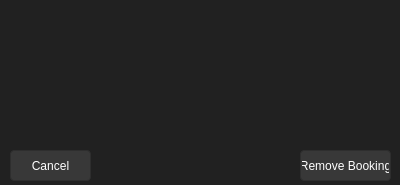
<?xml version="1.0" encoding="UTF-8"?>
<ui version="4.0">
 <class>RemoveBooking</class>
 <widget class="QDialog" name="RemoveBooking">
  <property name="geometry">
   <rect>
    <x>0</x>
    <y>0</y>
    <width>400</width>
    <height>185</height>
   </rect>
  </property>
  <property name="minimumSize">
   <size>
    <width>400</width>
    <height>185</height>
   </size>
  </property>
  <property name="maximumSize">
   <size>
    <width>400</width>
    <height>185</height>
   </size>
  </property>
  <property name="windowTitle">
   <string>Dialog</string>
  </property>
  <property name="styleSheet">
   <string notr="true">QWidget{
        background: #212121;
        color: white;
        font-family: 'Roboto Medium';
    }
    QLabel{
        background-color: transparent;
    }

    QLineEdit{
        padding: 1px;
        background: #2E2E2E;
        border: 1px solid #2E2E2E;
        border-radius: 4px;
    }
    QPushButton{
            padding: 1px;
            background-color: #383838;
            border: 1px solid #2E2E2E solid;
            border-radius: 4px;
            transition-duration: 2000ms;
    }</string>
  </property>
  <widget class="QPushButton" name="pbRemove">
   <property name="geometry">
    <rect>
     <x>300</x>
     <y>150</y>
     <width>91</width>
     <height>31</height>
    </rect>
   </property>
   <property name="text">
    <string>Remove Booking</string>
   </property>
  </widget>
  <widget class="QPushButton" name="pbCancel">
   <property name="geometry">
    <rect>
     <x>10</x>
     <y>150</y>
     <width>81</width>
     <height>31</height>
    </rect>
   </property>
   <property name="text">
    <string>Cancel</string>
   </property>
  </widget>
  <widget class="QLabel" name="lblConfirmation">
   <property name="geometry">
    <rect>
     <x>10</x>
     <y>10</y>
     <width>381</width>
     <height>131</height>
    </rect>
   </property>
   <property name="font">
    <font>
     <family>Roboto Medium</family>
    </font>
   </property>
   <property name="text">
    <string/>
   </property>
  </widget>
 </widget>
 <resources/>
 <connections/>
</ui>
